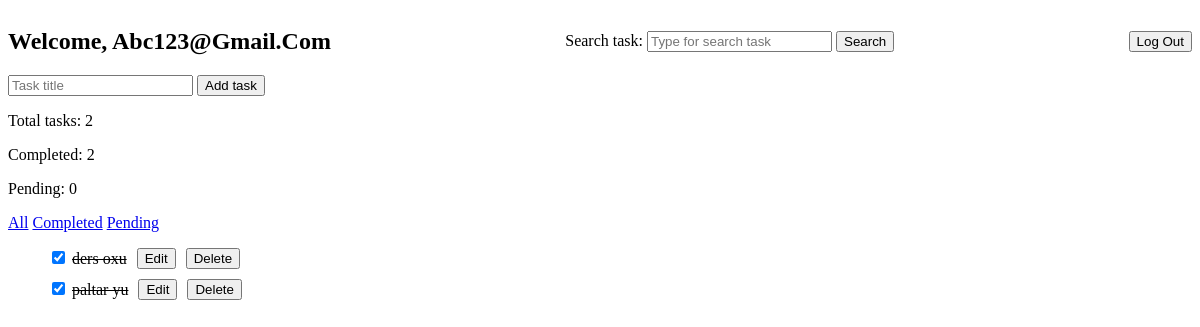
The app's page /welcome?filter=completed&search= (signed in), older data.
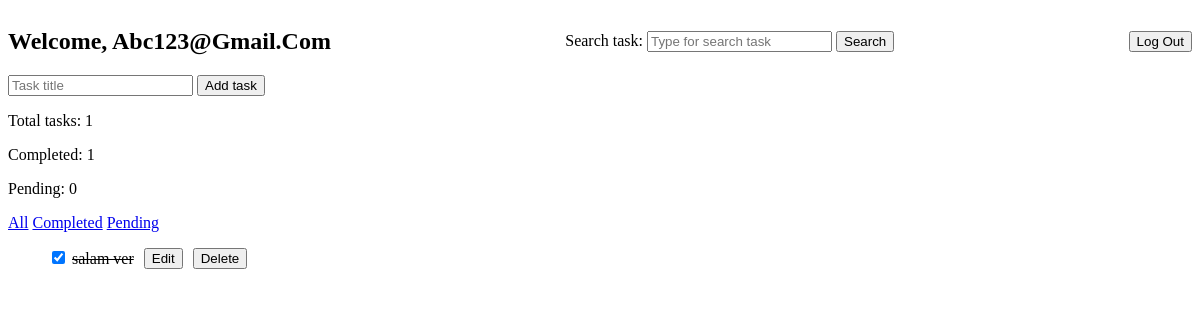
The same page, newer data.
### ToDoAPI/models.py (models this page shows, shortened)
class Todo(models.Model):
    user = models.ForeignKey(User, on_delete=models.CASCADE)
    title = models.CharField(max_length=255)
    completed = models.BooleanField(default=False)
    created_at = models.DateTimeField(auto_now_add=True)

### ToDoAPI/views.py (the view)
# urls.py: path('welcome', views.welcome, name='welcome'),
@login_required
def welcome(request):
    if request.method == "POST":
        title = request.POST.get("title")
        title = title.strip()
        if title:
            Todo.objects.create(user=request.user, title=title)
        return redirect('/welcome')
    todos = Todo.objects.filter(user=request.user).order_by('-created_at')
    search = request.GET.get("search")
    if search:
        search = search.strip()
        todos = todos.filter(title__icontains=search)
    else:
        search=""
    filter_type = request.GET.get("filter", "")
    if filter_type:
        if filter_type == "pending":
            todos = todos.filter(completed=False)
        elif filter_type == "completed":
            todos = todos.filter(completed=True)
    total = todos.count()
    c_count = todos.filter(completed=True).count()
    u_count = todos.filter(completed=False).count()
    return render(request, 'ToDoAPI/welcome.html', {"todos" : todos, "total" : total, "completed" : c_count, "uncompleted" : u_count, "search" : search, "filter_type" : filter_type})

### ToDoAPI/templates/ToDoAPI/welcome.html (shortened to what this page needs)
<!DOCTYPE html>
<html lang="en">
<head>
    {% load static %}
    <link rel="stylesheet" href="{% static 'ToDoAPI/style2.css' %}">
</head>
<body>
    <nav>
        <h1>Welcome, {{ request.user.username|title }}</h1>
        <div>
            <form method="GET">
                <label>Search task:</label>
                <input type="text" name="search" placeholder="Type for search task" value="{{ search }}">
                <button type="submit">Search</button>
            </form>
        </div>
        <a href="{% url 'logout' %}">
            <button>Log Out</button>
        </a>
    </nav>
    <form method="post">
        <input type="text" name="title" required placeholder="Task title">
        <button type="submit">Add task</button>
    </form>
    <p>Total tasks: {{ total }}</p>
    <p>Completed: {{ completed }}</p>
    <p>Pending: {{ uncompleted }}</p>
    <div class="filter-btn">
        <form method="GET">
            <a href="{% url 'welcome' %}?filter=all&search={{ search }}">All</a>
            <a href="{% url 'welcome' %}?filter=completed&search={{ search }}">Completed</a>
            <a href="{% url 'welcome' %}?filter=pending&search={{ search }}">Pending</a>
        </form>
    </div>
    <ul>
        {% for todo in todos %}
        {% if todo.id == editing_id %}
            <li id="todo-{{ todo.id }}">
                <form method="post" action="{% url 'edit' todo.id %}">
                    {% csrf_token %}
                    <input type="hidden" name="next" value="/welcome?search={{ search }}&filter={{ filter_type }}">
                    <input value="{{ todo.title }}" name="new_todo" required>
                    <button type="submit">Save</button>
                </form>
                <a href="{% url 'welcome' %}?search={{ search }}&filter={{ filter_type }}">
                    <button>Cancel</button>
                </a>
            </li>
        {% else%}
        <li id="todo-{{ todo.id }}">
            <form method="post" action="{% url 'toggle' todo.id %}">
                <input type="checkbox" name="completed" onchange="this.form.submit();"
                {% if todo.completed %}
                checked
                {% endif %}>
                <span
                {% if todo.completed %}
                style="text-decoration: line-through;"
                {% endif %}>
                    {{ todo.title }}
                </span>
            </form>
            <a href="{% url 'edit' todo.id %}?search={{ search }}&filter={{ filter_type }}">
                <button>Edit</button>
            </a>
            <form method="post" action="{% url 'delete' todo.id %}">
                <button type="submit" name="delete">Delete</button>
            </form>
        </li>
        {% endif %}
        {% endfor %}
    </ul>
</body>
</html>

Row changes from the older to the newer data that the page shows:
removed Todo: completed "☑", title "ders oxu"
no longer on this page (row edited): Todo: completed "☑", title "paltar yu"
added Todo: completed "☑", title "salam ver"
Text that changed along with them:
{{ total }}: "2" → "1"
{{ completed }}: "2" → "1"
